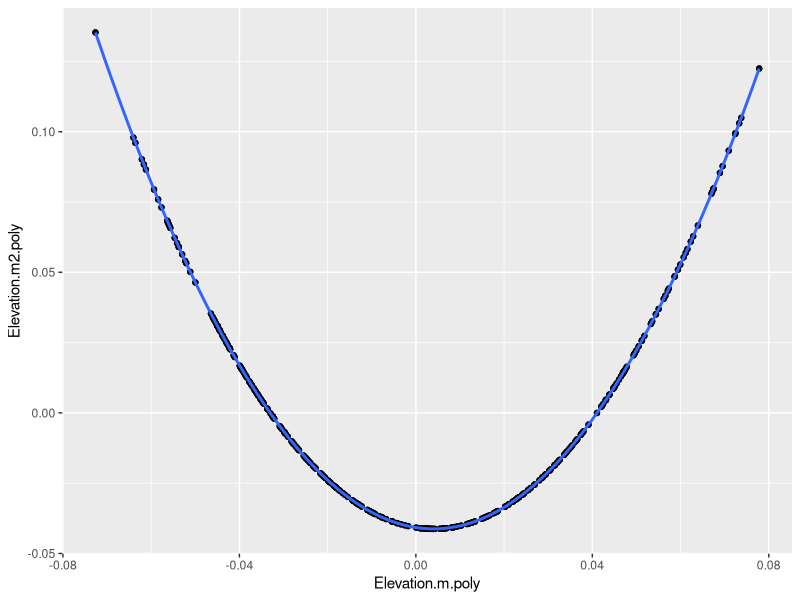
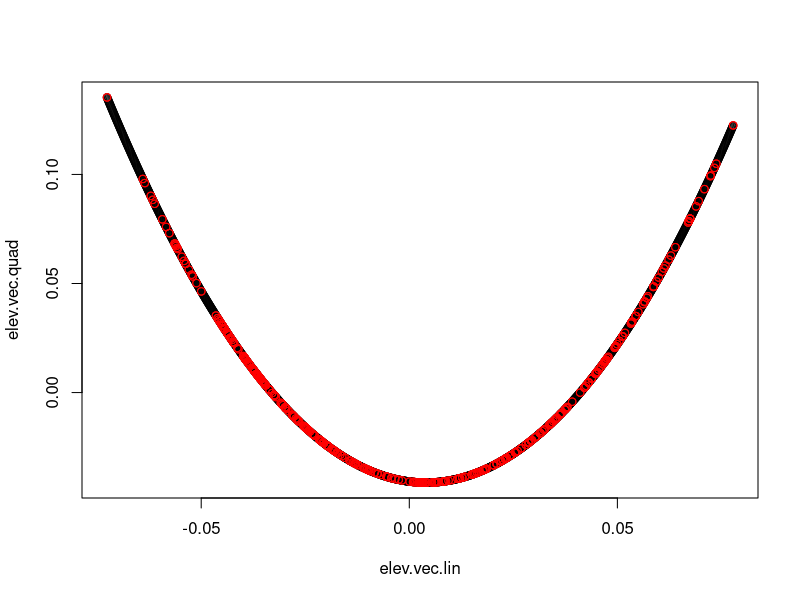

These charts were generated, in order, by the following R code: (Note: this script raises an error after producing the figures.)
# Created: Feb. 16, 2021
# Modified: Apr. 23, 2021
# This script visualizes model-averaged predictions for each rarefied dataset

library(tidyverse)

#### read in and prepare tables of coefficients

# coefficients from all top models for each rarefied dataset that ran without warnings
# these models use the poly() formulaton for orthogonal elevation^2 terms
coeff.ALLDAT <- read.csv("data/3b_new_coefficients.csv", header = TRUE)

# filter to just model average for each rarefied dataset
coeff.avgs <- coeff.ALLDAT %>% filter(Type=="Avg") # now we have 100 model averages per species (or, <100 for the species for which some rarefied datasets threw warnings?)

# split into species modeled with fire vs without
coeffs.fire <- coeff.avgs %>% filter(Fire.Included=="Yes")
coeffs.nofire <- coeff.avgs %>% filter(Fire.Included=="No")

#### species lists

## good spp - fire (n=7)
#"ACMI", "CEVE", "EPAN", "PAMY"
#"ARUV" (but based on 98 datasets without warnings)
#"CARU" (but 21 datasets meet criterion for no fire)
#"VAME" (but cannot run most complex model)species.list.fire <- coeffs.fire %>% 

## good spp - no fire (n=29)
#"ACCI", "ACGL", "ATFI", "CHUM", "CLUN", "COCA", "GASH", "GOOB", "GYDR", "LIBO", "MANE", "MEFE", "OPHO", "POMU", "PTAQ", "RUPA", "RUPE", "RUSP", "SOSI", "TITR", "VASI"
#"AMAL" (but based on 98 datasets without warnings)
#"CAME" (but based on 74 datasets without warnings)
#"GAOV" (but based on 99 datasets without warnings)
#"HIAL" (but based on 99 datasets without warnings)
#"HODI" (but cannot run most complex model)
#"RULA" (but based on 99 datasets without warnings)
#"SPBE" (but 35 datasets meet criterion for fire)
#"TRBO" (but based on 70 datasets without warnings)

## bad spp (n=6)
#"COST", "LUPE", "PHEM", "RHAL", "VAAL", "VADE"

species.list.fire <- coeffs.fire %>% 
  group_by(Species) %>% 
  summarise(Species=first(Species))

species.list.nofire <- coeffs.nofire %>% 
  group_by(Species) %>% 
  summarise(Species=first(Species))


#### elevation vector for multiplying by coefficients
# needs to be in poly-transformed units

# exploring to determine what poly-tranformed values should be
dat <- read_csv("data/3c_transformed_polynomials.csv")

# relationship between quadratic and linear terms in poly-transformed units is a perfect quadratic
ggplot(data=dat, aes(x=Elevation.m.poly, y=Elevation.m2.poly)) +
  geom_point() +
  geom_smooth(method="lm", formula= y~poly(x,2))

# quadratic function is given by this model
poly.mod <- lm(Elevation.m2.poly ~ Elevation.m.poly + I(Elevation.m.poly^2), data=dat)

# linear vector
# range based on min/max values in dat$Elevation.m.poly
elev.vec.lin = as.numeric(seq(min(dat$Elevation.m.poly), max(dat$Elevation.m.poly), by=0.0001)) 

# quadratic vector
elev.vec.quad = poly.mod$coefficients[1] + 
  elev.vec.lin*poly.mod$coefficients[2] + 
  elev.vec.lin*elev.vec.lin*poly.mod$coefficients[3]
plot(elev.vec.quad ~ elev.vec.lin) + 
  points(dat$Elevation.m.poly, dat$Elevation.m2.poly, col="red") #ok! we have linear and quadratic elevation vectors that match what the models are using


#### other prep work
# empty matrices for writing best-fit lines into
pred.leg.reps = matrix(nrow=length(elev.vec.lin),ncol=100)
pred.res.unburn.reps = matrix(nrow=length(elev.vec.lin),ncol=100)
pred.res.burn.reps = matrix(nrow=length(elev.vec.lin),ncol=100)

# function for converting predictions to 0-1 response scale
response = function(y) {
  exp(as.numeric(y))/(1+exp(as.numeric(y)))
  }
  
# color palette for fire graphs
col.pal <- c("turquoise4", "red3", "goldenrod1")

#### big loop to calculate predicted values across each rarefaction for each species
for (i in 1:dim(species.list.fire)[1]) {
  sp = as.list(species.list.fire[i,1]) 
  mods <- coeffs.fire %>% 
    filter(Species==sp) %>% 
    select(Int=Intercept, 
           Elev=Elevation.m, 
           Elev2=Elevation.m2, 
           ResurvBurn = Resurvey.Burned.fi,
           ResurvUnburn = Resurvey.Unburned.fi,
           ResurvBurnxElev = Elevation.m.Res.Burn.fi,
           ResurvBurnxElev2 = Elevation.m2.Res.Burn.fi,
           ResurvUnburnxElev = Elevation.m2.Res.Unburn.fi,
           ResurvUnburnXElev2 = Elevation.m2.Res.Unburn.fi) %>% 
    mutate_if(is.numeric, ~replace(., is.na(.), 0))
  
  for (j in 1:dim(mods)[1]) {
    pred.leg.reps[,j] = mods$Int[j] + mods$Elev[j]*elev.vec.lin + mods$Elev2[j]*elev.vec.quad
    
    pred.res.unburn.reps[,j] = mods$Int[j] + mods$Elev[j]*elev.vec.lin + mods$Elev2[j]*elev.vec.quad + mods$ResurvUnburn[j] + mods$ResurvUnburnxElev[j]*elev.vec.lin + mods$ResurvUnburnXElev2[j]*elev.vec.quad
    
    pred.res.burn.reps[,j] = mods$Int[j] + mods$Elev[j]*elev.vec.lin + mods$Elev2[j]*elev.vec.quad + mods$ResurvBurn[j] + mods$ResurvBurnxElev[j]*elev.vec.lin 
    + mods$ResurvBurnxElev2[j]*elev.vec.quad
    }
  
  t1.unburn.reps <- as.data.frame(cbind(elev.vec.lin, 'legacy', pred.leg.reps)) %>% 
    mutate(across(c(3:102), response))
  t1.unburn.reps.tall <- gather(t1.unburn.reps, "rep", "preds", 3:102) %>% 
    mutate(elev.vec.lin = as.numeric(elev.vec.lin))
  t1.unburn.summary <- t1.unburn.reps.tall %>% 
    group_by(V2, elev.vec.lin) %>% 
    summarise(mean.resp = mean(preds),
              lower.resp = unname(quantile(preds, c(0.05))),
              upper.resp = unname(quantile(preds, c(0.95))))

  t2.unburn.reps <- as.data.frame(cbind(elev.vec.lin, 'res.unburn', pred.res.unburn.reps)) %>% 
    mutate(across(c(3:102), response))
  t2.unburn.reps.tall <- gather(t2.unburn.reps, "rep", "preds", 3:102) %>% 
    mutate(elev.vec.lin = as.numeric(elev.vec.lin))
  t2.unburn.summary <- t2.unburn.reps.tall %>% 
    group_by(V2, elev.vec.lin) %>% 
    summarise(mean.resp = mean(preds),
              lower.resp = unname(quantile(preds, c(0.05))),
              upper.resp = unname(quantile(preds, c(0.95))))

  t2.burn.reps <- as.data.frame(cbind(elev.vec.lin, 'res.burn', pred.res.burn.reps)) %>% 
    mutate(across(c(3:102), response))
  t2.burn.reps.tall <- gather(t2.burn.reps, "rep", "preds", 3:102) %>% 
    mutate(elev.vec.lin = as.numeric(elev.vec.lin))
  t2.burn.summary <- t2.burn.reps.tall %>% 
    group_by(V2, elev.vec.lin) %>% 
    summarise(mean.resp = mean(preds),
              lower.resp = unname(quantile(preds, c(0.05))),
              upper.resp = unname(quantile(preds, c(0.95))))

  graph.dat.tall <- bind_rows(t1.unburn.reps.tall, t2.unburn.reps.tall, t2.burn.reps.tall)  

  graph.dat.means <- bind_rows(t1.unburn.summary, t2.unburn.summary, t2.burn.summary)

  gg <- ggplot(graph.dat.means, aes(x = elev.vec.lin, y = preds, color = V2)) + 
    geom_line(size=2) +
    geom_line(data=graph.dat.tall, aes(group=interaction(V2, rep), color=V2), alpha=0.2) +
    theme_classic() +
    scale_color_manual("Time x fire", values=col.pal, labels=c("legacy", "resurvey, burned", "resurvey, unburned")) +
    xlab("Elevation (m)") +
    ylab("Probability of presence")
  
  ggsave(paste("figures/model.preds_ortho_",sp,".pdf",sep=""), gg, width=5, height=5)

} 

#graph.dat <- bind_rows(t1.unburn.all, t2.unburn.all, t2.burn.all)
#graph.dat$elev.vec.lin <- as.numeric(graph.dat$elev.vec.lin)
#gg <- ggplot(graph.dat, aes(x=elev.vec.lin, y=mean.resp, color=V2)) +
#  theme_classic() +
#  xlab("Elevation (m)") +
#  ylab("Probability of presence") +
  #geom_errorbar(aes(ymin=lower.resp, ymax=upper.resp), alpha=0.05) +
#  geom_line() +
#  scale_color_manual(values=col.pal)



#### now the species without fire

# empty matrices to store predictions
pred.leg.reps = matrix(nrow=length(elev.vec.lin),ncol=100)
pred.res.reps = matrix(nrow=length(elev.vec.lin),ncol=100)

# new color palette
col.pal <- c("turquoise4", "goldenrod1")

for (i in 1:dim(species.list.nofire)[1]) {
  sp = as.list(species.list.nofire[i,1])
  mods <- coeffs.nofire %>% 
    filter(Species==sp) %>% 
    select(Int=Intercept, 
           Elev=Elevation.m, 
           Elev2=Elevation.m2, 
           Year = Data.Type.nofi,
           YearxElev = Data.Type.Elevation.m.nofi,
           YearxElev2 = Data.Type.Elevation.m2.nofi) %>% 
    mutate_if(is.numeric, ~replace(., is.na(.), 0))

  for (j in 1:dim(mods)[1]) {
    pred.leg.reps[,j] = mods$Int[j] + mods$Elev[j]*elev.vec.lin + mods$Elev2[j]*elev.vec.quad
    
    pred.res.reps[,j] = mods$Int[j]  + mods$Elev[j]*elev.vec.lin + mods$Elev2[j]*elev.vec.quad + mods$Year[j] + mods$YearxElev[j]*elev.vec.lin + mods$YearxElev2[j]*elev.vec.quad
  }
  
  t1.reps <- as.data.frame(cbind(elev.vec.lin, 'legacy', pred.leg.reps)) %>% 
    mutate(across(c(3:102), response))
  t1.reps.tall <- gather(t1.reps, "rep", "preds", 3:102) %>% 
    mutate(elev.vec.lin = as.numeric(elev.vec.lin))
  t1.summary <- t1.reps.tall %>% 
    group_by(V2, elev.vec.lin) %>% 
    summarise(mean.resp = mean(preds),
              lower.resp = unname(quantile(preds, c(0.05))),
              upper.resp = unname(quantile(preds, c(0.95))))

  t2.reps <- as.data.frame(cbind(elev.vec.lin, 'resurvey', pred.res.reps)) %>% 
      mutate(across(c(3:102), response))
  t2.reps.tall <- gather(t2.reps, "rep", "preds", 3:102) %>% 
    mutate(elev.vec.lin = as.numeric(elev.vec.lin))
  t2.summary <- t2.reps.tall %>% 
    group_by(V2, elev.vec.lin) %>% 
    summarise(mean.resp = mean(preds),
              lower.resp = unname(quantile(preds, c(0.05))),
              upper.resp = unname(quantile(preds, c(0.95))))

  graph.dat.tall <- bind_rows(t1.reps.tall, t2.reps.tall)  
  
  graph.dat.means <- bind_rows(t1.summary, t2.summary)

  gg <- ggplot(graph.dat.means, aes(x = elev.vec.lin, y = preds, color = V2)) + 
    geom_line(size=2) +
    geom_line(data=graph.dat.tall, aes(group=interaction(V2, rep), color=V2), alpha=0.2) +
    theme_classic() +
    scale_color_manual("Time", values=col.pal, labels=c("legacy", "resurvey")) +
    xlab("Elevation (m)") +
    ylab("Probability of presence")
  
  ggsave(paste("figures/model.preds_ortho_",sp,".pdf",sep=""), gg, width=5, height=5)  
}
